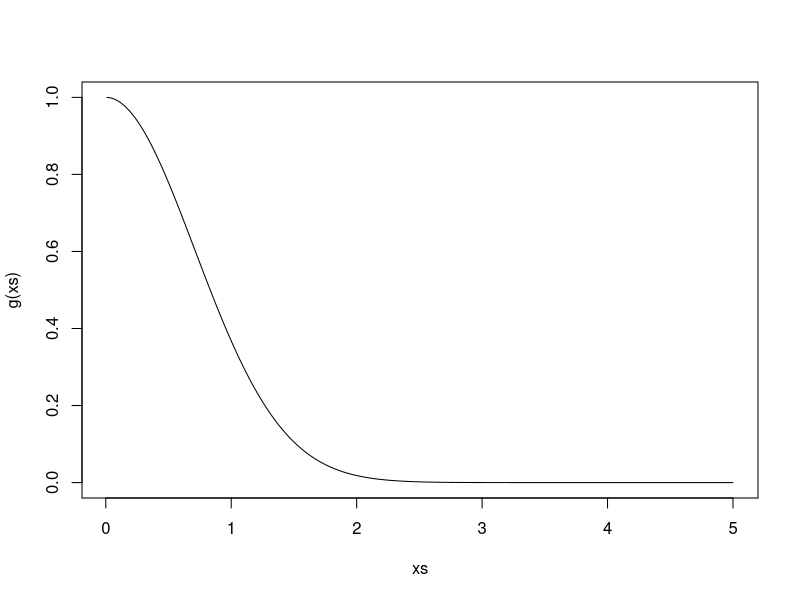
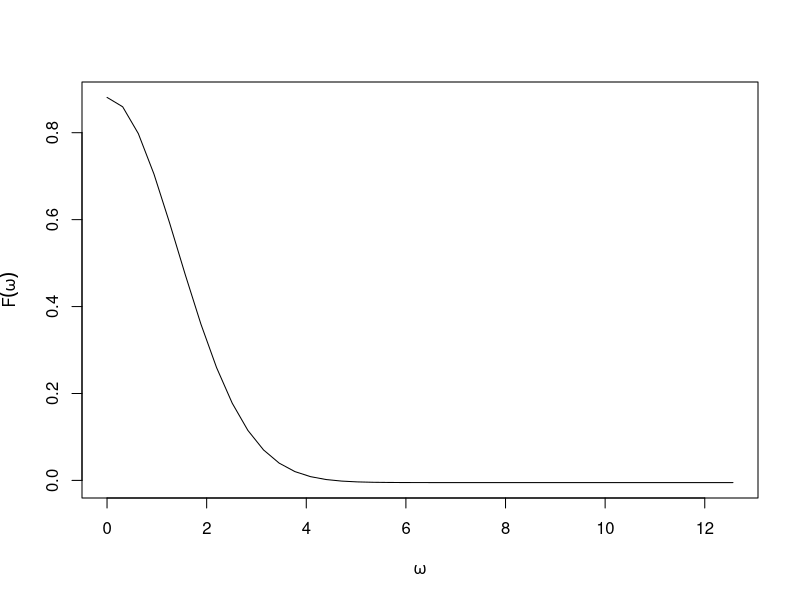
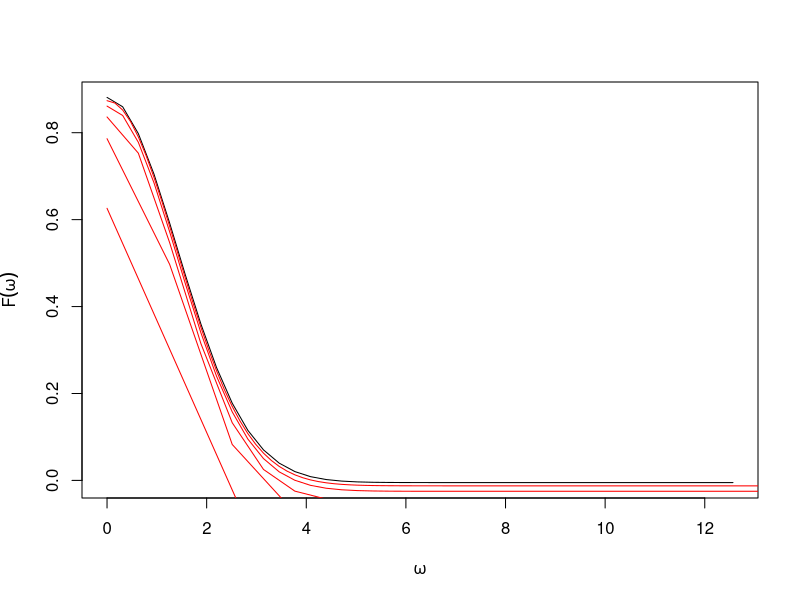
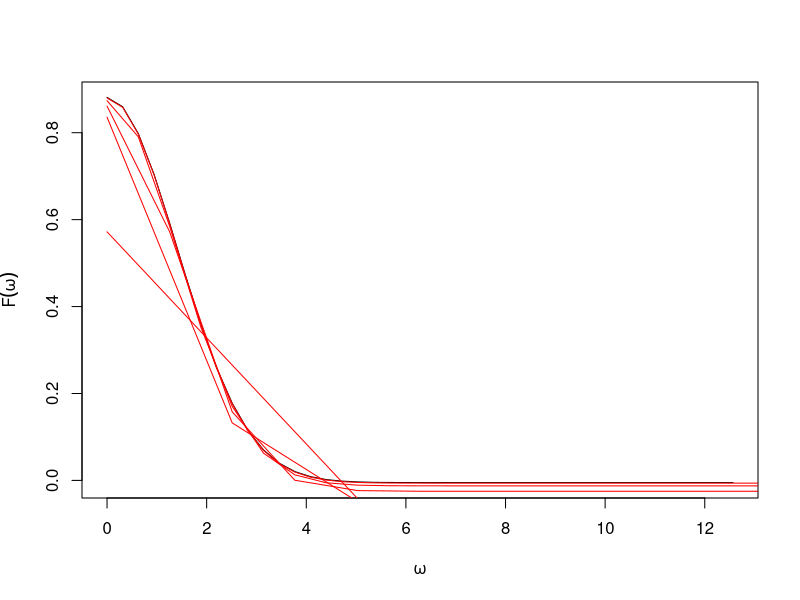
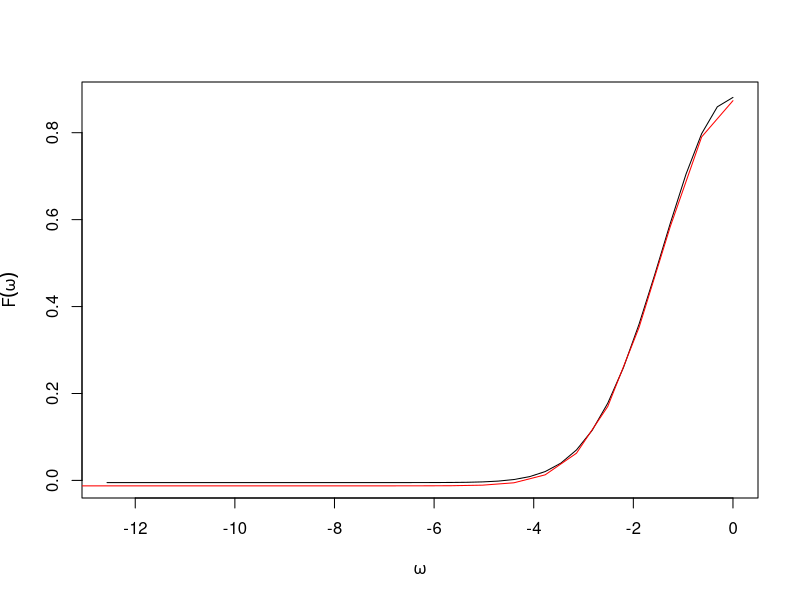
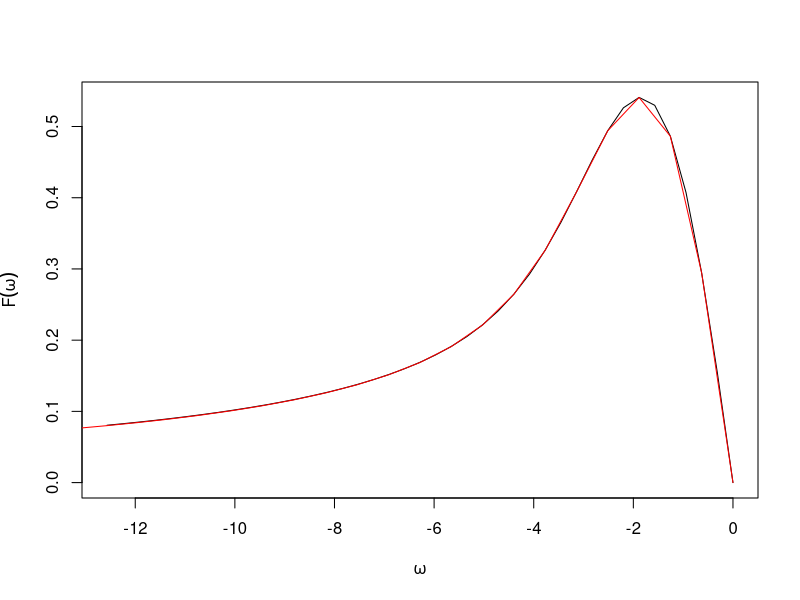
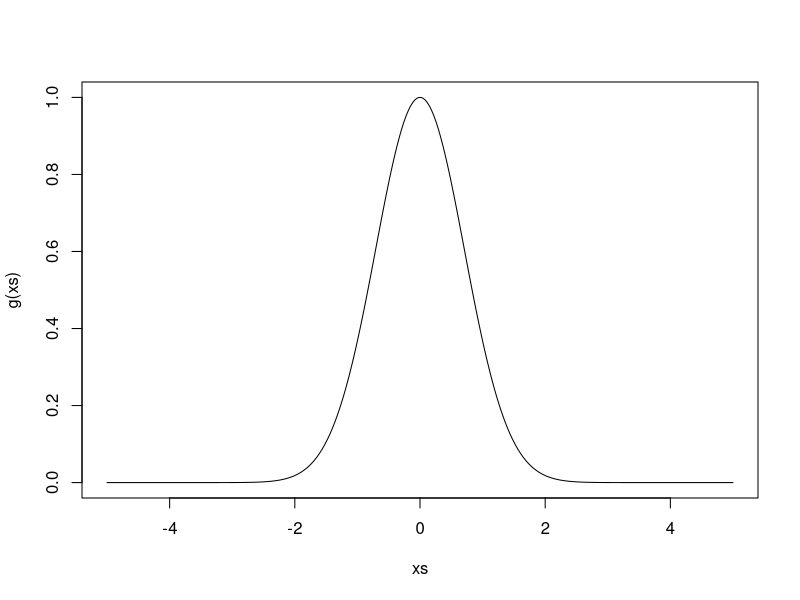
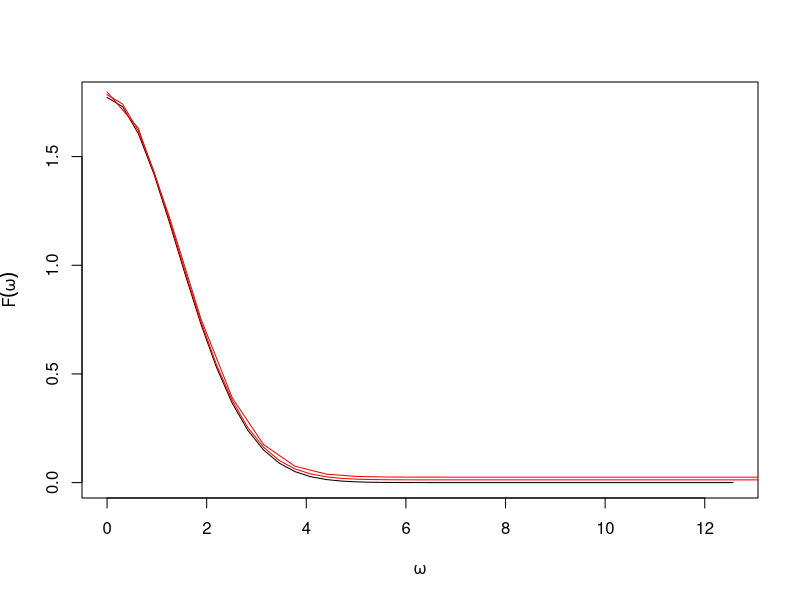

These figures' R source, in order:
## ---- chunk 1
g <- function(x) exp(-x^2) * (x > 0)
xs <- 1:500/100
plot(xs, g(xs), type = "l")
## ---- chunk 2
slow_fourier <- function(f, w, len = 10, res = 100) {
  xs <- 0:(len * res)/res
  sum(f(xs) * exp(-1i * w * xs))/res
}
ws <- 0:40/20 * 2 * pi
F_slow <- sapply(ws, function(w) slow_fourier(g, w))
plot(ws, Re(F_slow), type = "l",
     ylab = expression(F(omega)), xlab = expression(omega))
## ---- chunk 3
fft_fourier <- function(f, n = 10) {
  xs <- ((1:n) - 1)/sqrt(n)
  ws <- 2 * pi * xs
  list(Fw = fft(f(xs))/sqrt(n), w = ws)
}
plot(ws, Re(F_slow), type = "l",
     ylab = expression(F(omega)), xlab = expression(omega))
res <- fft_fourier(g, 4)
lines(res$w, Re(res$Fw), col = "red")
res <- fft_fourier(g, 25)
lines(res$w, Re(res$Fw), col = "red")
res <- fft_fourier(g, 100)
lines(res$w, Re(res$Fw), col = "red")
res <- fft_fourier(g, 400)
lines(res$w, Re(res$Fw), col = "red")
res <- fft_fourier(g, 1600)
lines(res$w, Re(res$Fw), col = "red")
## ---- chunk 4
fft_fourier <- function(f, n = 10, alpha = 1) {
  xs <- ((1:n) - 1)/sqrt(n) * alpha
  ws <- 2 * pi * ((1:n) - 1)/sqrt(n) / alpha
  list(Fw = fft(f(xs))/sqrt(n) * alpha, w = ws)
}
plot(ws, Re(F_slow), type = "l",
     ylab = expression(F(omega)), xlab = expression(omega))
res <- fft_fourier(g, 4, 0.5)
lines(res$w, Re(res$Fw), col = "red")
res <- fft_fourier(g, 25, 0.5)
lines(res$w, Re(res$Fw), col = "red")
res <- fft_fourier(g, 100, 0.5)
lines(res$w, Re(res$Fw), col = "red")
res <- fft_fourier(g, 400, 0.5)
lines(res$w, Re(res$Fw), col = "red")
res <- fft_fourier(g, 1600, 0.5)
lines(res$w, Re(res$Fw), col = "red")
## ---- chunk 5
ws <- -(0:40/20 * 2 * pi)
F_slow <- sapply(ws, function(w) slow_fourier(g, w))
plot(ws, Re(F_slow), type = "l",
     ylab = expression(F(omega)), xlab = expression(omega))
res <- fft_fourier(g, 400, 0.5)
lines(-res$w, Re(res$Fw), col = "red")

plot(ws, Im(F_slow), type = "l",
     ylab = expression(F(omega)), xlab = expression(omega))
lines(-res$w, -Im(res$Fw), col = "red")
## ---- chunk 6
g <- function(x) exp(-x^2)
xs <- -500:500/100
plot(xs, g(xs), type = "l")
slow_fourier <- function(f, w, len = 10, res = 100) {
  xs <- (-len * res):(len * res)/res
  sum(f(xs) * exp(-1i * w * xs))/res
}
ws <- 0:40/20 * 2 * pi
F_slow <- sapply(ws, function(w) slow_fourier(g, w))
plot(ws, Re(F_slow), type = "l",
     ylab = expression(F(omega)), xlab = expression(omega))
fft_fourier2 <- function(f, n = 10, alpha = 1) {
  res <- fft_fourier(f, n, alpha)
  f2 <- function(x) { f(-x) }
  res2 <- fft_fourier(f2, n, alpha)
  Fw <- res$Fw + Conj(res2$Fw)
  ws <- res$w
  list(Fw = Fw, w = ws)
}
res <- fft_fourier2(g, 400, 0.5)
lines(res$w, Re(res$Fw), col = "red")
res <- fft_fourier2(g, 1600, 0.5)
lines(res$w, Re(res$Fw), col = "red")
